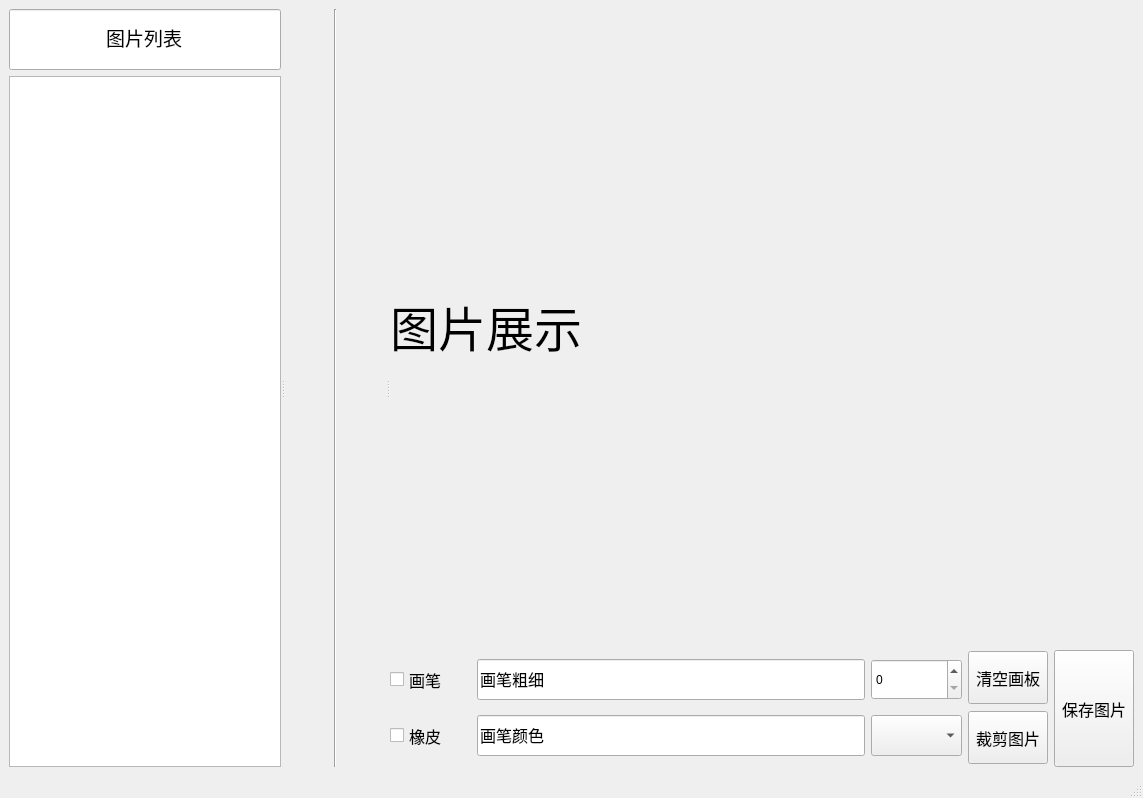
<?xml version="1.0" encoding="UTF-8"?>
<ui version="4.0">
 <class>MainWindow</class>
 <widget class="QMainWindow" name="MainWindow">
  <property name="geometry">
   <rect>
    <x>0</x>
    <y>0</y>
    <width>1143</width>
    <height>798</height>
   </rect>
  </property>
  <property name="windowTitle">
   <string>images_edit</string>
  </property>
  <widget class="QWidget" name="centralwidget">
   <layout class="QHBoxLayout" name="horizontalLayout_5">
    <item>
     <widget class="QSplitter" name="splitter">
      <property name="orientation">
       <enum>Qt::Horizontal</enum>
      </property>
      <widget class="QWidget" name="layoutWidget">
       <layout class="QVBoxLayout" name="verticalLayout">
        <item>
         <widget class="QLineEdit" name="lineEdit">
          <property name="minimumSize">
           <size>
            <width>271</width>
            <height>61</height>
           </size>
          </property>
          <property name="font">
           <font>
            <family>黑体</family>
            <pointsize>14</pointsize>
           </font>
          </property>
          <property name="text">
           <string>图片列表</string>
          </property>
          <property name="alignment">
           <set>Qt::AlignCenter</set>
          </property>
          <property name="readOnly">
           <bool>true</bool>
          </property>
         </widget>
        </item>
        <item>
         <widget class="QListWidget" name="listWidget">
          <property name="minimumSize">
           <size>
            <width>271</width>
            <height>671</height>
           </size>
          </property>
         </widget>
        </item>
       </layout>
      </widget>
      <widget class="Line" name="line">
       <property name="orientation">
        <enum>Qt::Vertical</enum>
       </property>
      </widget>
      <widget class="QWidget" name="layoutWidget">
       <layout class="QVBoxLayout" name="verticalLayout_7">
        <item>
         <widget class="QLabel" name="label">
          <property name="minimumSize">
           <size>
            <width>741</width>
            <height>621</height>
           </size>
          </property>
          <property name="font">
           <font>
            <family>黑体</family>
            <pointsize>36</pointsize>
           </font>
          </property>
          <property name="text">
           <string>图片展示</string>
          </property>
         </widget>
        </item>
        <item>
         <layout class="QHBoxLayout" name="horizontalLayout_3">
          <item>
           <layout class="QVBoxLayout" name="verticalLayout_3">
            <item>
             <widget class="QCheckBox" name="checkBox">
              <property name="minimumSize">
               <size>
                <width>81</width>
                <height>41</height>
               </size>
              </property>
              <property name="font">
               <font>
                <family>黑体</family>
                <pointsize>12</pointsize>
               </font>
              </property>
              <property name="text">
               <string>画笔</string>
              </property>
             </widget>
            </item>
            <item>
             <widget class="QCheckBox" name="checkBox_2">
              <property name="minimumSize">
               <size>
                <width>81</width>
                <height>41</height>
               </size>
              </property>
              <property name="font">
               <font>
                <family>黑体</family>
                <pointsize>12</pointsize>
               </font>
              </property>
              <property name="text">
               <string>橡皮</string>
              </property>
             </widget>
            </item>
           </layout>
          </item>
          <item>
           <layout class="QVBoxLayout" name="verticalLayout_2">
            <item>
             <layout class="QHBoxLayout" name="horizontalLayout">
              <item>
               <widget class="QLineEdit" name="lineEdit_2">
                <property name="minimumSize">
                 <size>
                  <width>91</width>
                  <height>41</height>
                 </size>
                </property>
                <property name="font">
                 <font>
                  <family>黑体</family>
                  <pointsize>12</pointsize>
                 </font>
                </property>
                <property name="text">
                 <string>画笔粗细</string>
                </property>
                <property name="readOnly">
                 <bool>true</bool>
                </property>
               </widget>
              </item>
              <item>
               <widget class="QSpinBox" name="spinBox">
                <property name="minimumSize">
                 <size>
                  <width>91</width>
                  <height>41</height>
                 </size>
                </property>
               </widget>
              </item>
             </layout>
            </item>
            <item>
             <layout class="QHBoxLayout" name="horizontalLayout_2">
              <item>
               <widget class="QLineEdit" name="lineEdit_3">
                <property name="minimumSize">
                 <size>
                  <width>91</width>
                  <height>41</height>
                 </size>
                </property>
                <property name="font">
                 <font>
                  <family>黑体</family>
                  <pointsize>12</pointsize>
                 </font>
                </property>
                <property name="text">
                 <string>画笔颜色</string>
                </property>
                <property name="readOnly">
                 <bool>true</bool>
                </property>
               </widget>
              </item>
              <item>
               <widget class="QComboBox" name="comboBox">
                <property name="minimumSize">
                 <size>
                  <width>91</width>
                  <height>41</height>
                 </size>
                </property>
               </widget>
              </item>
             </layout>
            </item>
           </layout>
          </item>
          <item>
           <layout class="QVBoxLayout" name="verticalLayout_4">
            <item>
             <layout class="QVBoxLayout" name="verticalLayout_5">
              <item>
               <widget class="QPushButton" name="pushButton">
                <property name="sizePolicy">
                 <sizepolicy hsizetype="Preferred" vsizetype="Preferred">
                  <horstretch>0</horstretch>
                  <verstretch>0</verstretch>
                 </sizepolicy>
                </property>
                <property name="maximumSize">
                 <size>
                  <width>93</width>
                  <height>53</height>
                 </size>
                </property>
                <property name="font">
                 <font>
                  <family>黑体</family>
                  <pointsize>12</pointsize>
                 </font>
                </property>
                <property name="text">
                 <string>清空画板</string>
                </property>
               </widget>
              </item>
             </layout>
            </item>
            <item>
             <layout class="QVBoxLayout" name="verticalLayout_6">
              <item>
               <widget class="QPushButton" name="pushButton_2">
                <property name="sizePolicy">
                 <sizepolicy hsizetype="Preferred" vsizetype="Preferred">
                  <horstretch>0</horstretch>
                  <verstretch>0</verstretch>
                 </sizepolicy>
                </property>
                <property name="maximumSize">
                 <size>
                  <width>93</width>
                  <height>53</height>
                 </size>
                </property>
                <property name="font">
                 <font>
                  <family>黑体</family>
                  <pointsize>12</pointsize>
                 </font>
                </property>
                <property name="text">
                 <string>裁剪图片</string>
                </property>
               </widget>
              </item>
             </layout>
            </item>
           </layout>
          </item>
          <item>
           <layout class="QHBoxLayout" name="horizontalLayout_4">
            <item>
             <widget class="QPushButton" name="pushButton_3">
              <property name="sizePolicy">
               <sizepolicy hsizetype="Preferred" vsizetype="Preferred">
                <horstretch>0</horstretch>
                <verstretch>0</verstretch>
               </sizepolicy>
              </property>
              <property name="maximumSize">
               <size>
                <width>93</width>
                <height>117</height>
               </size>
              </property>
              <property name="font">
               <font>
                <family>黑体</family>
                <pointsize>12</pointsize>
               </font>
              </property>
              <property name="text">
               <string>保存图片</string>
              </property>
             </widget>
            </item>
           </layout>
          </item>
         </layout>
        </item>
       </layout>
      </widget>
     </widget>
    </item>
   </layout>
  </widget>
  <widget class="QStatusBar" name="statusbar"/>
 </widget>
 <resources/>
 <connections/>
</ui>
